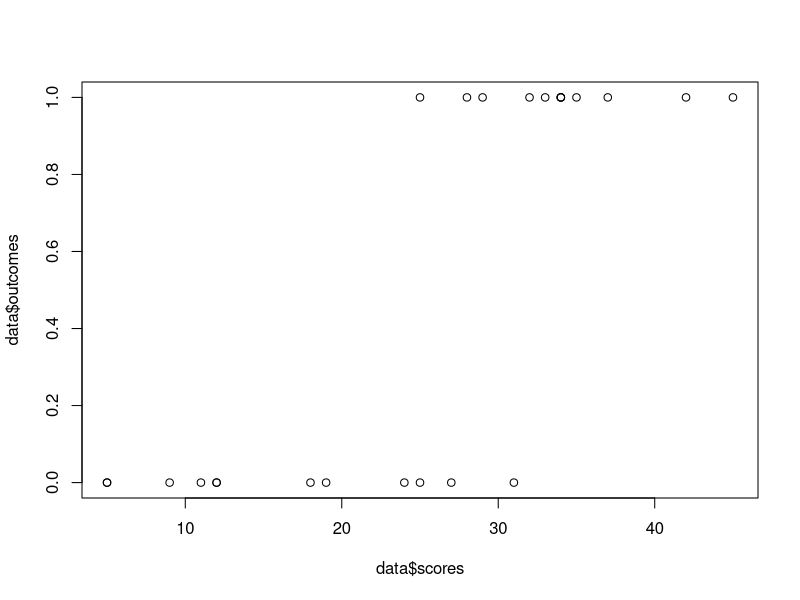

R code for this plot:
sort(round(runif(12, min=23, max=47)))
# [1] 27 29 30 33 35 36 37 39 40 42 44 45
set.seed(10)
sort(round(runif(12, min=23, max=47)))
# [1] 25 28 30 30 30 33 33 35 37 38 39 40
sort(round(runif(12, min=23, max=47)))
# [1] 24 26 29 32 32 33 33 37 38 42 43 44
sort(round(runif(12, min=5, max=32)))
# [1]  8 10 11 15 16 16 19 24 25 26 28 29

loss <- sort(round(runif(12, min=5, max=32)))
win <- sort(round(runif(12, min=23, max=47)))
lossout <- c(rep(0,12))
winout <- c(rep(1,12))
alloutcomes <- append(lossout, winout)
rawscores <- append(loss,win)
data <- data.frame("scores"=rawscores, "outcomes"=alloutcomes)

names(data)
#[1] "scores"   "outcomes"

plot(data$outcomes ~ data$scores)